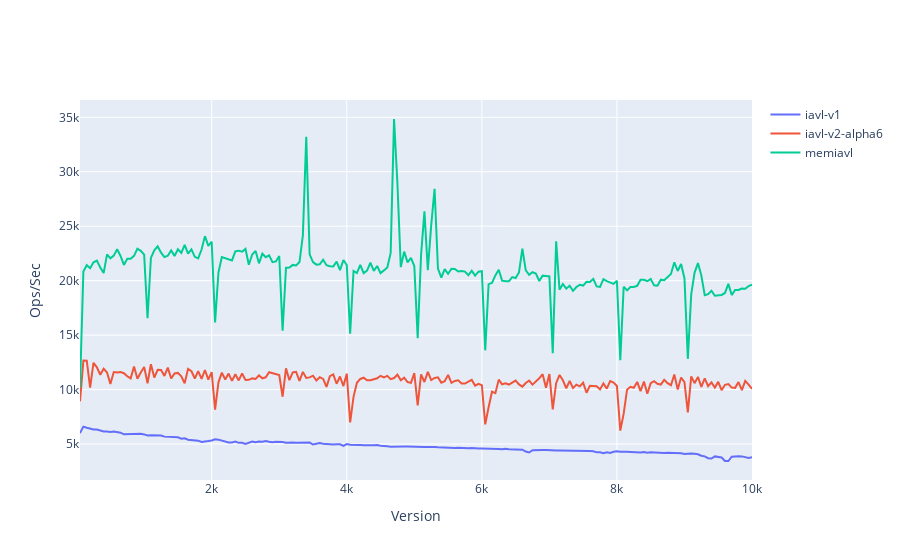

Notebook code cell kept with this figure:
### Markdown cell above
## Performance over time

The following plot shows performance over time (averaged every 100 blocks so that the chart isn't super noisy).
Generally, for this small data set performance was relatively consistent over time, but memiavl and iavl/v2 are significantly more spikey.

### Code cell
plot_ops_per_sec(mixed_small, ['iavl-v1', 'iavl-v2-alpha6', 'memiavl'])

### Figure 1 — Plotly figure (JSON) as saved in the notebook; plotly's stock layout.template omitted (floating-point values rounded to 4 significant figures; data arrays with more than 128 entries replaced by an {"elided": "..."} marker saying what was removed)
{"data": [{"mode": "lines", "name": "iavl-v1", "x": {"elided": "200 float values"}, "y": {"elided": "200 float values"}, "type": "scatter"}, {"mode": "lines", "name": "iavl-v2-alpha6", "x": {"elided": "200 float values"}, "y": {"elided": "200 float values"}, "type": "scatter"}, {"mode": "lines", "name": "memiavl", "x": {"elided": "200 float values"}, "y": {"elided": "200 float values"}, "type": "scatter"}], "layout": {"xaxis": {"title": {"text": "Version"}}, "yaxis": {"title": {"text": "Ops/Sec"}}, "hovermode": "x unified"}}
